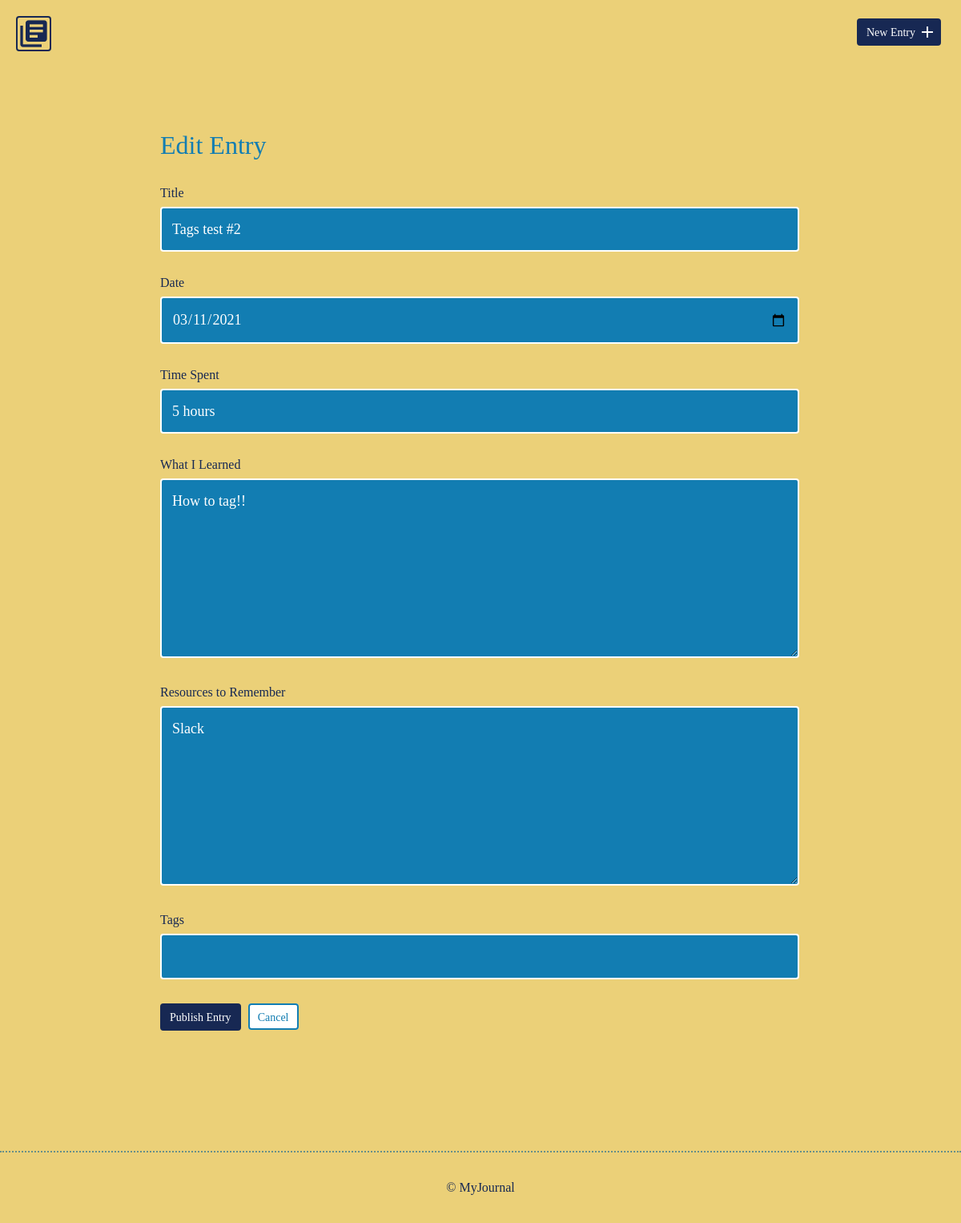
/edit.php?id=5, run on the app's committed database.
### tables this page shows
CREATE TABLE "entries" (
	`id`	INTEGER,
	`title`	TEXT,
	`date`	TEXT,
	`time_spent`	INTEGER,
	`learned`	BLOB,
	`resources`	BLOB,
	PRIMARY KEY(`id`)
);

### inc/functions.php (called while the page is built, shortened)
<?php
function journal_details($journal_id){
    include ('connection.php');
    $sql = 'SELECT * FROM entries WHERE id = ?';
    try{
        $results = $db->prepare($sql);
        $results->bindValue(1,$journal_id,PDO::PARAM_INT);
        $results->execute();
    } catch(Exception $e){
        echo "Error!: ".$e->getMessage();
        return false;
    }
    return $results->fetch();
}
?>

### edit.php (the view, shortened to what this page needs)
<?php
include('inc/connection.php');
include('inc/header.php');
include('inc/functions.php');
$title = $date = $time_spent = $learned = $resources = '';
if(isset($_GET["id"])){
    $journal_id = filter_input(INPUT_GET, "id", FILTER_SANITIZE_NUMBER_INT);
    list($journal_id, $title, $date, $time_spent, $learned, $resources) = journal_details($journal_id);
}
?>
<!DOCTYPE html>
<html>
    <body>
        <section>
            <div class="container">
                <div class="edit-entry">
                    <h2>Edit Entry</h2>
                    <form method="POST">
                        <label for="title">Title</label>
                        <input id="title" type="text" name="title" value="<?php echo htmlspecialchars($title); ?>" /><br>
                        <label for="date">Date</label>
                        <input id="date" type="date" name="date" value="<?php echo htmlspecialchars($date); ?>" /><br>
                        <label for="time_spent">Time Spent</label>
                        <input id="time_spent" type="text" name="time_spent" value="<?php echo htmlspecialchars($time_spent); ?>" /><br>
                        <label for="learned">What I Learned</label>
                        <textarea id="learned" rows="5" name="learned"><?php echo htmlspecialchars($learned); ?></textarea>
                        <label for="resources">Resources to Remember</label>
                        <textarea id="resources" rows="5" name="resources"><?php echo htmlspecialchars($resources); ?></textarea>
                        <label for="tags">Tags</label>
                        <input id="tags" type="text" name="tags" value="<?php echo htmlspecialchars($tags); ?>" /><br>
                        <input type="submit" value="Publish Entry" class="button">
                        <a href="<?php echo 'index.php'; ?>" class="button button-secondary">Cancel</a>
                    </form>
                </div>
            </div>
        </section>
    </body>
    <?php
      include('inc/footer.php');
      ?>
</html>

### css/site.css (style rules this page uses)
body { background-color: #ebd078; font-size: 16px; color: #172853; font-family: 'Goudy Old Style', serif; font-weight: 400; }
.container { margin: 0 auto; padding: 0 25px; }
.button { padding: 8px 10px 6px 10px; background: #172853; border: 2px solid #172853; border-radius: 4px; text-decoration: none; color: #FFF; position: relative; text-align: center; font-size: 14px; font-family: "Big Caslon", serif; }
.button.button-secondary { background: #FFF; border: 2px solid #127db2; color: #127db2; }
h1, h2, h3 { margin: 0; font-weight: 400; line-height: 1em; color: #127db2; }
h2 { font-size: 32px; font-stretch: ultra-expanded; }
.entry-list, .edit-entry, .new-entry { max-width: 800px; margin: 0 auto; padding: 70px 0 150px 0; }
.edit-entry h2, .new-entry h2 { margin-bottom: 35px; }
form label { display: block; margin-bottom: 8px; }
form input[type=text], form input[type=password], form input[type=date], form textarea { background-color: #127db2; color: white; border: 2px solid white; font-size: 18px; line-height: 1.8em; padding:10px 13px; margin-bottom: 30px; border-radius: 4px; width: calc(100% - 32px); font-family: "Garamond", serif; }
.edit-entry form textarea, .new-entry form textarea { min-height: 200px; }
input[type=submit] { margin-right: 5px; }

### data on the page
entries: title "Tags test #2", date "03/11/2021", time_spent "5 hours", learned "How to tag!!", resources "Slack"
